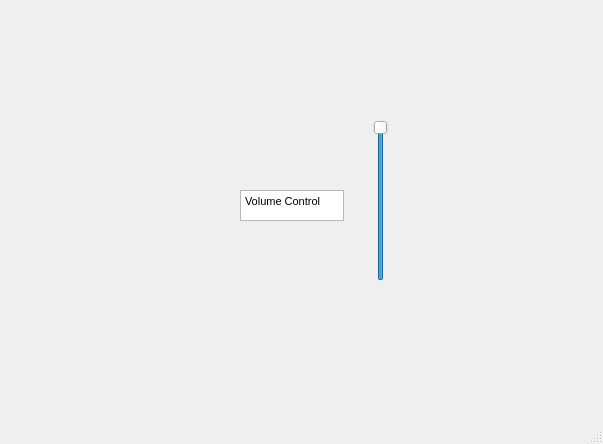
<?xml version="1.0" encoding="UTF-8"?>
<ui version="4.0">
 <class>MainWindow</class>
 <widget class="QMainWindow" name="MainWindow">
  <property name="geometry">
   <rect>
    <x>0</x>
    <y>0</y>
    <width>603</width>
    <height>444</height>
   </rect>
  </property>
  <property name="windowTitle">
   <string>MainWindow</string>
  </property>
  <widget class="QWidget" name="centralwidget">
   <widget class="QSlider" name="verticalSlider">
    <property name="geometry">
     <rect>
      <x>360</x>
      <y>120</y>
      <width>41</width>
      <height>161</height>
     </rect>
    </property>
    <property name="minimum">
     <number>-50</number>
    </property>
    <property name="maximum">
     <number>0</number>
    </property>
    <property name="orientation">
     <enum>Qt::Vertical</enum>
    </property>
    <property name="invertedControls">
     <bool>false</bool>
    </property>
   </widget>
   <widget class="QTextEdit" name="textEdit">
    <property name="geometry">
     <rect>
      <x>240</x>
      <y>190</y>
      <width>104</width>
      <height>31</height>
     </rect>
    </property>
    <property name="html">
     <string>&lt;!DOCTYPE HTML PUBLIC &quot;-//W3C//DTD HTML 4.0//EN&quot; &quot;http://www.w3.org/TR/REC-html40/strict.dtd&quot;&gt;
&lt;html&gt;&lt;head&gt;&lt;meta name=&quot;qrichtext&quot; content=&quot;1&quot; /&gt;&lt;style type=&quot;text/css&quot;&gt;
p, li { white-space: pre-wrap; }
&lt;/style&gt;&lt;/head&gt;&lt;body style=&quot; font-family:'MS Shell Dlg 2'; font-size:8.25pt; font-weight:400; font-style:normal;&quot;&gt;
&lt;p style=&quot; margin-top:0px; margin-bottom:0px; margin-left:0px; margin-right:0px; -qt-block-indent:0; text-indent:0px;&quot;&gt;Volume Control&lt;/p&gt;&lt;/body&gt;&lt;/html&gt;</string>
    </property>
   </widget>
  </widget>
  <widget class="QMenuBar" name="menubar">
   <property name="geometry">
    <rect>
     <x>0</x>
     <y>0</y>
     <width>603</width>
     <height>21</height>
    </rect>
   </property>
  </widget>
  <widget class="QStatusBar" name="statusbar"/>
 </widget>
 <resources/>
 <connections/>
</ui>
